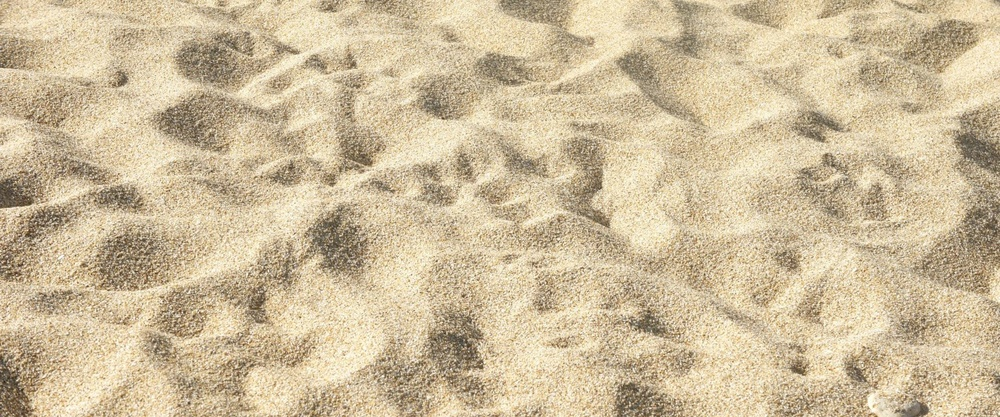
#> input picture images/sand.jpg, 1000 x 417 px, shrunk from 1920 x 800 before the run, found by its file name
$ python feature_extractor.py
#> lines starting #> are read from the running program, lines starting #| are printed output that depends on the picture
import cv2
import numpy as np


def extract_features(img_path):
#> called with img_path = 'images/sand.jpg'
    img = cv2.imread(img_path)
#> img is the input picture: shape (417, 1000, 3); mean B, G, R 155.6, 188.5, 205.9

    # [5 lines of commented-out code are left out]

    features = []
    features.extend(average_hsvs(img))
    features.extend(average_rgbs(img))
    # features.extend(gabor_filters(img))
    features.append(rms_contrast(img))
    return features


def gabor_filters(img):
    # Applies several Gabor filters with varied hyperparameters
    filtered_images = []
    num_filters = 16

    for i in range(num_filters):
        # Gets kernel with specified parameters
        kernel = cv2.getGaborKernel(
            (15, 15), 3, np.pi * i / num_filters, 10, 0.5, 0)
        # Normalization
        kernel /= kernel.sum() * 1.0
        # Apply filter
        filtered = cv2.filter2D(img, -1, kernel)

        filtered_images.append(filtered)

    return filtered_images


def average_hsvs(img):
    # Convert to hsv
    img = cv2.cvtColor(img, cv2.COLOR_BGR2HSV)
#> img: shape (417, 1000, 3); mean H, S, V 19.6, 64.2, 205.9
    # Averages for each of h, s, and v
    averages = [np.mean(img[:, :, i]) for i in range(3)]
#> averages = [19.64, 64.15, 205.9]
    return averages


def average_rgbs(img):
    averages = [np.mean(img[:, :, i]) for i in range(3)]
#> averages = [155.6, 188.5, 205.9]
    return averages

# Gets root mean square contrast, which is essentially standard deviation of intensities
def rms_contrast(img):
    img_grey = cv2.cvtColor(img, cv2.COLOR_BGR2GRAY)
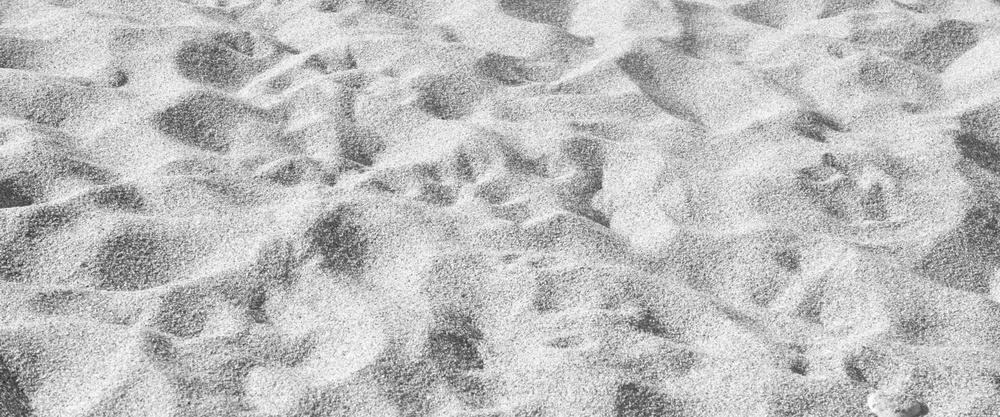
#> img_grey: shape (417, 1000); min 30, max 254, mean 190
    return img_grey.std()


print(extract_features("images/sand.jpg"))
print(extract_features("images/grass.jpg"))
#> call 2 of extract_features, with img_path = 'images/grass.jpg'
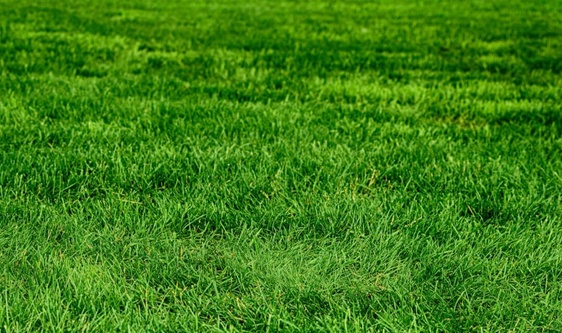
#> input picture images/grass.jpg, 562 x 333 px, shrunk from 1080 x 640 before the run, found by its file name
#> in extract_features, img is the input picture: shape (333, 562, 3); mean B, G, R 22.8, 127.8, 61.9
#> in average_hsvs (call 2), `img = cv2.cvtColor(img, cv2.COLOR_BGR2HSV)`: img: shape (333, 562, 3); mean H, S, V 49.5, 216.2, 127.8
#> in rms_contrast (call 2), `img_grey = cv2.cvtColor(img, cv2.COLOR_BGR2GRAY)`:
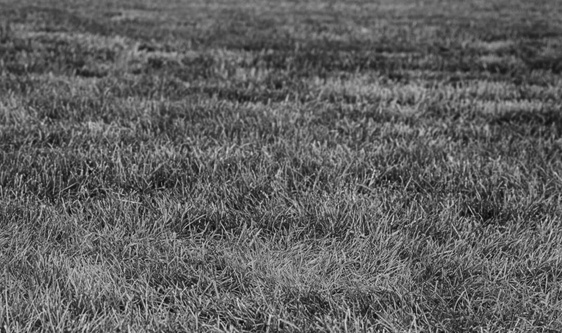
#> img_grey: shape (333, 562); min 6, max 229, mean 96.1
